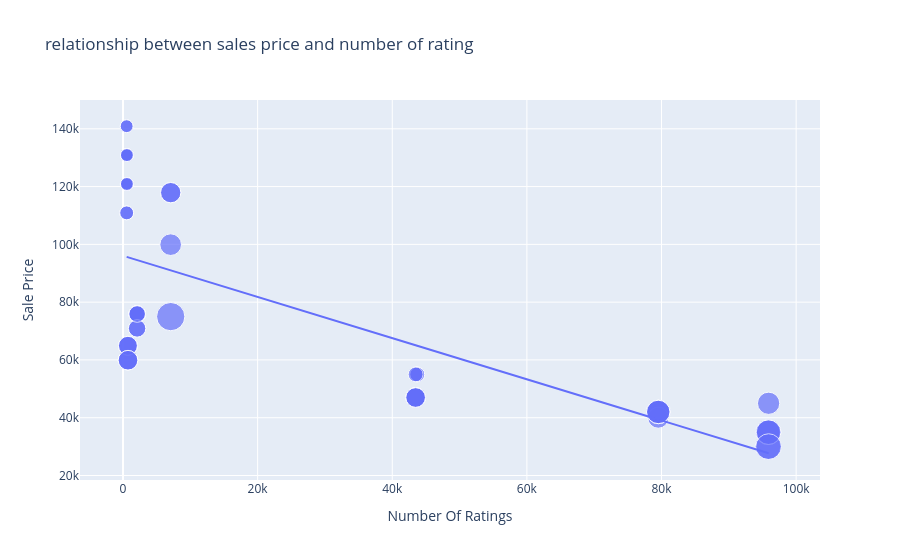

Notebook source saved alongside this figure:
### Code cell
figure = px.scatter(data_frame=dataset, x="Number Of Ratings", y="Sale Price", size="Discount Percentage",trendline="ols",title="relationship between sales price and number of rating")
figure.show()
